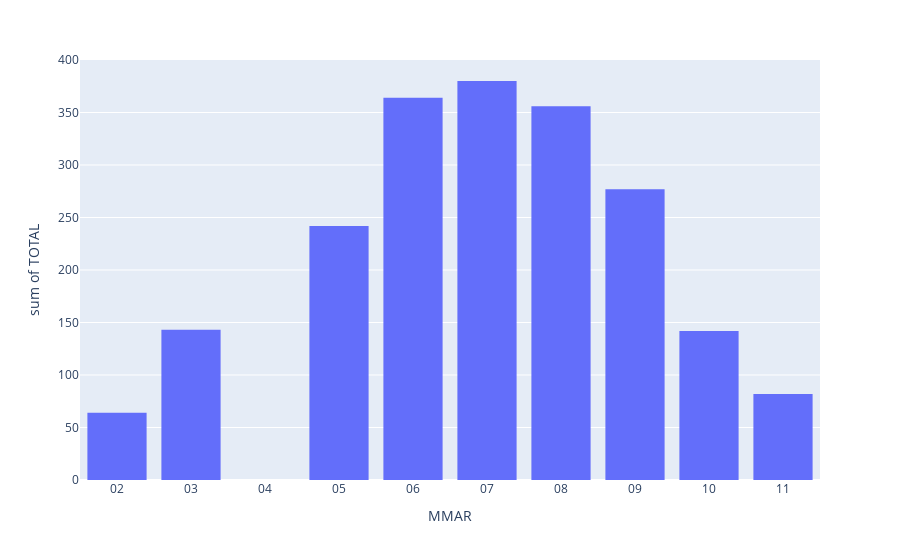

Notebook source saved alongside this figure:
### Code cell
fig = px.histogram(graph, x = 'MMAR', y = 'TOTAL')
fig.show()

### Figure 1 — Plotly figure (JSON) as saved in the notebook; plotly's stock layout.template omitted (floating-point values rounded to 4 significant figures)
{"data": [{"alignmentgroup": "True", "bingroup": "x", "histfunc": "sum", "hovertemplate": "MMAR=%{x}<br>sum of TOTAL=%{y}<extra></extra>", "legendgroup": "", "marker": {"color": "#636efa", "pattern": {"shape": ""}}, "name": "", "offsetgroup": "", "orientation": "v", "showlegend": false, "type": "histogram", "x": ["01", "02", "03", "04", "05", "06", "07", "08", "09", "10", "11", "12"], "xaxis": "x", "y": [0, 64, 143, 0, 242, 364, 380, 356, 277, 142, 82, 0], "yaxis": "y"}], "layout": {"barmode": "relative", "legend": {"tracegroupgap": 0}, "margin": {"t": 60}, "xaxis": {"anchor": "y", "domain": [0, 1], "title": {"text": "MMAR"}}, "yaxis": {"anchor": "x", "domain": [0, 1], "title": {"text": "sum of TOTAL"}}}}
